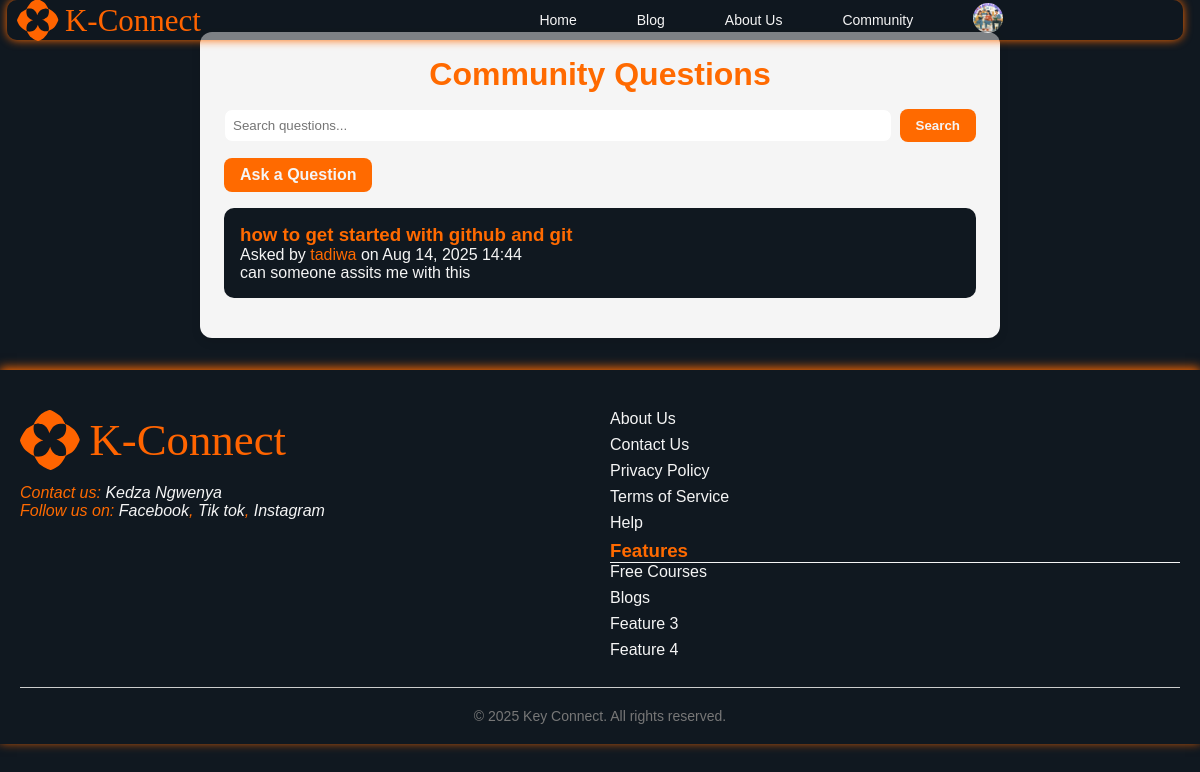
The page /community/ (signed in) on the database its author committed.
### keyConnectapp/models.py (models this page shows, shortened)
class Profile(models.Model):
    user = models.OneToOneField(settings.AUTH_USER_MODEL, on_delete=models.CASCADE)
    display_name = models.CharField(max_length=100, blank=True)
    avatar = models.ImageField(upload_to="avatars/", blank=True, null=True)
    bio = models.TextField(blank=True)
    personal_details = models.TextField(blank=True)  # Additional personal info

class Question(models.Model):
    author = models.ForeignKey(User, on_delete=models.CASCADE, related_name="questions")
    title = models.CharField(max_length=255)
    body = models.TextField()
    created_at = models.DateTimeField(auto_now_add=True)
    class Meta:
        ordering = ['-created_at']  # newest first

### keyConnectapp/views.py (the view)
# urls.py: path('community/', views.community_list, name='community_list'),
def community_list(request):
    questions = Question.objects.all().order_by('-created_at')
    return render(request, 'keyConnectapp/community_list.html', {'questions': questions})

### keyConnectapp/context_processors.py (called while the page is built)
def user_profile(request):
    if request.user.is_authenticated:
        try:
            profile = Profile.objects.get(user=request.user)
        except Profile.DoesNotExist:
            profile = None
    else:
        profile = None
    return {'nav_profile': profile}

### keyConnectapp/templates/keyConnectapp/community_list.html (shortened to what this page needs)
{% extends "base.html" %}
{% load static %}
{% block content %}
<div class="community-container">
    <h1 class="community-title">Community Questions</h1>
    <form method="GET" class="community-search">
        <input type="text" name="q" placeholder="Search questions..." value="{{ request.GET.q|default:'' }}">
        <button type="submit" class="btn">Search</button>
    </form>
    {% if user.is_authenticated %}
        <a href="{% url 'ask_question' %}" class="btn ask-btn">Ask a Question</a>
    {% else %}
        <p><a href="{% url 'login' %}">Login</a> to ask a question.</p>
    {% endif %}
    <ul class="question-list">
        {% for question in questions %}
            <li class="question-item">
                <h3>
                    <a href="{% url 'question_detail' question_id=question.id %}">{{ question.title }}</a>
                </h3>
                <p class="question-meta">
                    Asked by <a href="{% url 'profile' user_id=question.author.id %}">{{ question.author.username }}</a>
                    on {{ question.created_at|date:"M d, Y H:i" }}
                </p>
                <p class="question-body">{{ question.body|truncatewords:30 }}</p>
            </li>
        {% empty %}
            <li>No questions yet. Be the first to ask!</li>
        {% endfor %}
    </ul>
</div>
{% endblock %}

### templates/base.html (shortened to what this page needs)
<!DOCTYPE html>
<html>
<head>
    {% load static %}
    <link rel="stylesheet" href="{% static 'keyConnectapp/style.css' %}">
</head>
<body>
    <header class="main-header">
    <nav class="navbar">
        <img class="logo" src="{% static 'keyConnectapp/images/k-connectsidelogo.svg' %}" alt="Logo" />
        <ul class="nav-links">
            <li><a href="{% url 'home' %}">Home</a></li>
            <li><a href="{% url 'blog' %}">Blog</a></li>
            <li><a href="{% url 'about_us' %}">About Us</a></li>
            <li><a href="{% url 'community_list' %}">Community</a></li>
            {% if user.is_authenticated %}
            <li class="profile-dropdown">
                <img src="{% if nav_profile and nav_profile.avatar %}{{ nav_profile.avatar.url }}{% else %}{% static 'keyConnectapp/images/default_avatar.png' %}{% endif %}"
                    alt="Profile" class="nav-profile-pic" />
            </li>
            {% else %}
            <li><a href="{% url 'login' %}">Login</a></li>
            <li><a href="{% url 'register' %}"><span class="sign-up">Register</span></a></li>
            {% endif %}
        </ul>
    </nav>
</header>
    <main>
        {% block content %}{% endblock %}
    </main>
    <footer>
        <div class="footer-container">
            <address class="footer-left">
                <div class="footer-logo">
                    <img class="logo" src="{% static 'keyConnectapp/images/k-connectsidelogo.svg' %}" alt="Logo">
                </div>
                <p>Contact us: <a href="mailto:kedzangwenya@gmail.com">Kedza Ngwenya</a></p>
                <p>Follow us on:
                    <a href="https://www.facebook.com/MrafricaNgwenya">Facebook</a>,
                    <a href="https://www.tiktok.com/@mr_africa_official?_t=ZS-8yn49LGngob&_r=1">Tik tok</a>,
                    <a href=" https://www.instagram.com/mr_africa_black_is_power?igsh=eW40cGF0cjF5djY0">Instagram</a>
                </p>
            </address>
            <div class="footer-right">
                <nav class="footer-nav">
                    <ul>
                        <li><a href="{% url 'about_us' %}">About Us</a></li>
                        <li><a href="#">Contact Us</a></li>
                        <li><a href="#">Privacy Policy</a></li>
                        <li><a href="#">Terms of Service</a></li>
                        <li><a href="#">Help</a></li>
                    </ul>
                </nav>
                <div class="feature">
                    <h3>Features</h3>
                    <ul>
                        <li><a href="#">Free Courses</a></li>
                        <li><a href="#">Blogs</a></li>
                        <li><a href="#">Feature 3</a></li>
                        <li><a href="#">Feature 4</a></li>
                    </ul>
                </div>
            </div>
        </div>
        <div class="footer-bottom">
            <p>&copy; 2025 Key Connect. All rights reserved.</p>
        </div>
    </footer>
</body>
</html>

### keyConnectapp/static/keyConnectapp/style.css (style rules this page uses)
* { margin: 0; padding: 0; box-sizing: border-box; font-family: 'Arial', 'roboto'; }
:root { --background-color1: #ffb400; --background-color2: #ff6a00; --text-color: #2b2b2b; --rich-black: #101820; --rich-black2: #10182085; --text-color2: #f5f5f5; --test-color1: #ff6a00; }
body { background-color: var(--rich-black); }
.main-header { width: 98%; height: 40px; background-color: var(--rich-black2); display: flex; align-items: center; padding: 0 10px; margin: auto; border-radius: 10px; box-shadow: 0 0 10px var(--background-color2); position: fixed; top: 0; left: 7px; z-index: 1000; }
.navbar { width: 100%; display: flex; justify-content: space-between; align-items: center; }
.logo { height: 15%; width: 17%; }
.nav-links { list-style: none; display: flex; align-items: center; gap: 60px; margin: 0; width: 60%; padding: 0 5px 0 60px; }
.nav-links li { position: relative; }
.nav-links a { text-decoration: none; color: var(--text-color2); font-size: 14px; }
.nav-profile-pic { height: 30px; width: 30px; border-radius: 50%; cursor: pointer; object-fit: cover; aspect-ratio: 1 / 1; margin: 2 0 0 10px; }
.profile-dropdown { position: relative; }
:root { --cards-visible: 3; --gap: 20px; --card-height: 320px; }
footer { background-color: var(--rich-black); padding: 40px 20px 20px; font-family: sans-serif; box-shadow: 0 -2px 10px var(--background-color2); }
.feature h3 { color: var(--background-color2); border-bottom: 1px solid var(--text-color2); }
.footer-container { display: flex; justify-content: space-between; flex-wrap: wrap; gap: 20px; border-bottom: 1px solid #ccc; padding-bottom: 20px; }
.footer-container p { color: var(--background-color2); }
.footer-left, .footer-right { flex: 1; min-width: 250px; }
.footer-logo img { width: 50%; height: 15%; margin-bottom: 10px; }
.footer-nav ul, .feature ul { list-style: none; padding: 0; }
.footer-nav ul li, .feature ul li { margin-bottom: 8px; }
.footer-nav a, .feature a, address a { color: var(--text-color2); text-decoration: none; }
.footer-bottom { text-align: center; margin-top: 20px; font-size: 14px; color: #777; }
.community-container { max-width: 900px; margin: 2rem auto; padding: 1rem; font-family: Arial, sans-serif; }
.community-title { font-size: 2rem; font-weight: bold; margin-bottom: 1rem; text-align: center; color: var(--rich-black); }
.community-container { max-width: 800px; margin: 2rem auto; padding: 1.5rem; background-color: var(--text-color2); border-radius: 12px; box-shadow: 0 4px 10px rgba(0,0,0,0.1); }
.community-title, .chat-container h3 { color: var(--background-color2); text-align: center; margin-bottom: 1rem; }
.btn { display: inline-block; background-color: var(--background-color2); color: var(--text-color2); padding: 0.5rem 1rem; border-radius: 8px; text-decoration: none; font-weight: bold; transition: 0.2s; }
.ask-btn { margin-bottom: 1rem; }
.question-list { list-style: none; padding: 0; }
.question-item { background-color: var(--rich-black); color: var(--text-color2); padding: 1rem; border-radius: 10px; margin-bottom: 1rem; }
.question-item a { color: var(--background-color2); text-decoration: none; }
.community-search { display: flex; gap: 0.5rem; margin-bottom: 1rem; }
.community-search input { flex: 1; padding: 0.5rem; border-radius: 8px; border: 1px solid var(--text-color2); }
.community-search button { border: none; border-radius: 8px; }

### rows shown on the page
Profile: avatar (picture)
Question: title "how to get started with github and git", author.username "tadiwa", created_at "Aug 14, 2025 14:44", body "can someone assits me with this"
